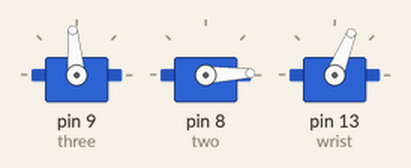
This sketch was run on a simulated Arduino Uno, built with avr-gcc and run on an emulated ATmega328P. On the bench: 3 × servo.

Above: at 1.1 s.
At 1.3 s:
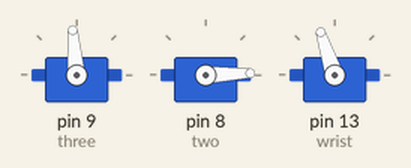
At 1.55 s:
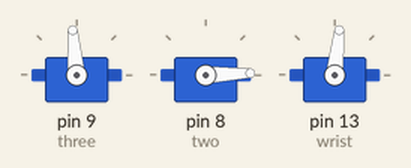
Timing chart, 0 to 4.1 s (numbered marks = the images above):
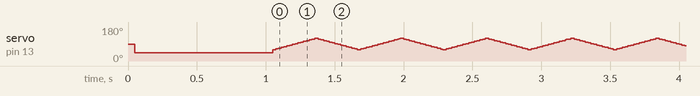

The sketch:

wave.ino
```cpp
#include <Servo.h>

// Define servo objects
Servo wrist; // servo 6 on the schematic
Servo three;
Servo two;

// Define variables
int a = 30;

void setup() {
  // Attach servo objects and set initial positions
  three.attach(9);
  two.attach(8);
  wrist.attach(13);
  delay(50);
  three.write(95);
  two.write(2);
  wrist.write(45);
  delay(1000);
}

void loop() {
  // Sweep wrist servo back and forth
  for (int i = 90-a; i <= 90+a; i++) {
    wrist.write(i);
    delay(5);
  }
  for (int i = 90+a; i >= 90-a; i--) {
    wrist.write(i);
    delay(5);
  }
}
```
